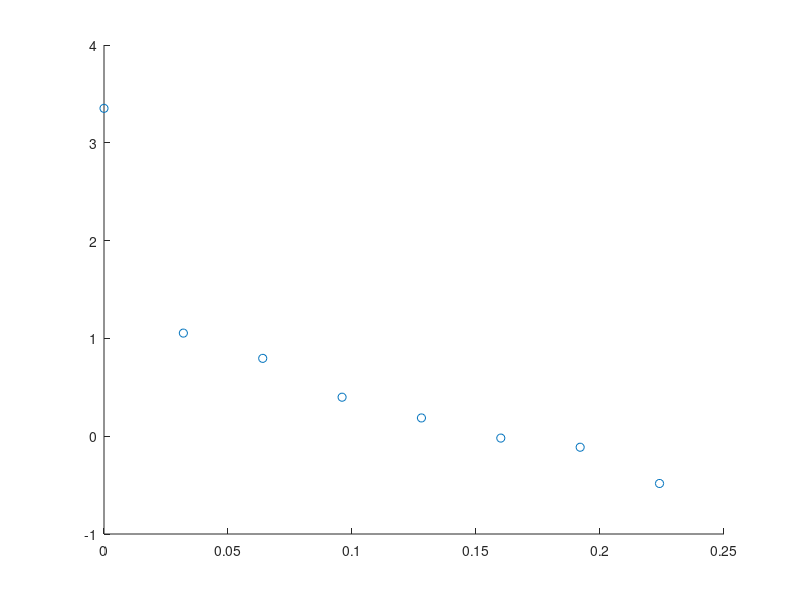

The MATLAB script that drew this image: (Note: this script raises an error after producing the figure.)
blocks=0:2:14;
T=[35 300 300 300 302 315 300 300];
count=[1000 861 665 447 364 309 268 185];
cps=count./T;
lncps=log(cps);
er=1./(T.*(count).^(1/2));
ercor=1./(T.*(count-103*T/300).^(1/2));

thk=.016;
stthk=.0016;
thknes=thk.*blocks;

hold on
scatter(thknes,lncps)
errorbar(thknes,lncps,ercor,'vertical')
errorbar(thknes,lncps,repmat(stthk,1,length(thknes)),'horizontal')


ylabel('Ln(Intensity)')
xlabel('Thickness of Lead')

ft=polyfit(thknes(2:end),lncps(2:end),1);
ylin=polyval(ft,thknes(2:end));

plot(thknes(2:end),ylin)

hithklo=thknes(2)-stthk;
hithkhi=thknes(end)+stthk;
lothklo=thknes(2)+stthk;
lothkhi=thknes(end)-stthk;
hilncpslo=lncps(2)+ercor(2);
hilncpshi=lncps(end)+ercor(end);
lolncpslo=lncps(2)-ercor(2);
lolncpshi=lncps(end)-ercor(end);

slp=(lncps(2)-lncps(end))/(thknes(end)-thknes(2))
hislp=(hilncpslo-lolncpshi)/(lothkhi-lothklo)
loslp=(lolncpslo-hilncpshi)/(hithkhi-hithklo)

dif1=hislp-slp
dif2=slp-loslp
ag=mean([dif1 dif2])
slp